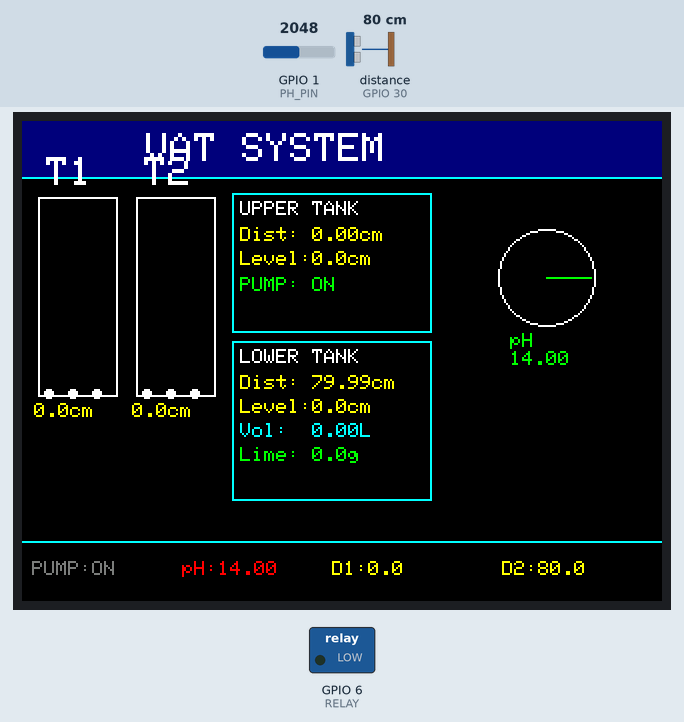
Recording of a sketch running on a simulated ESP32-S3. On the bench: 320×240 colour display, switched loads named in the sketch (green lamp = pin HIGH). Wiring (inferred from the names in the program): ultrasonic range finder: trigger GPIO 28; echo GPIO 30. The test bench sets the inputs (shaded band); at power-on: GPIO 1 (PH_PIN) = 2048, distance to the obstacle (sensor on GPIO 30) 80 cm. The echo pulse lasts 58.3 µs per cm; EEPROM starts erased; pins used as bus, display or sensor lines are not drawn; what the sketch prints to the serial monitor is not drawn.

Above: at 4.9 s.
5.0 s: GPIO 1 (PH_PIN) set to 701
At 6.5 s:
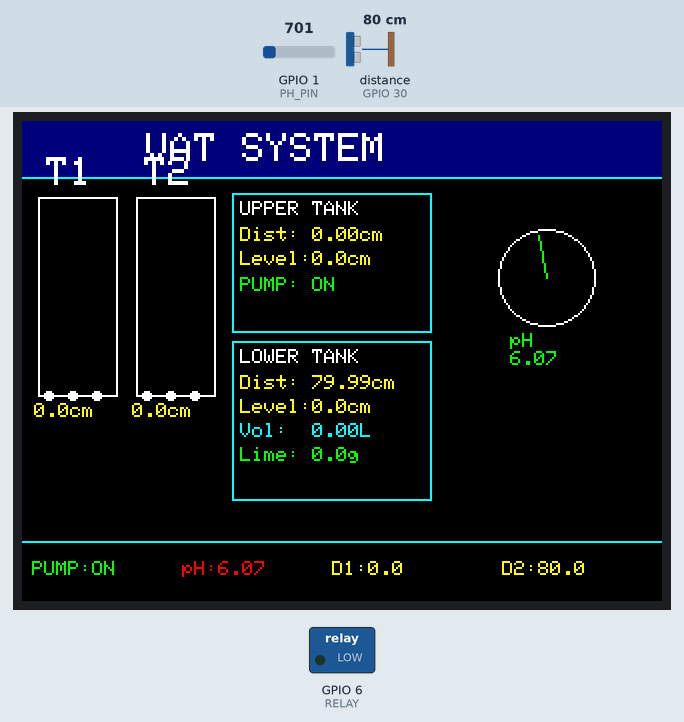
9.8 s: GPIO 1 (PH_PIN) set to 596
11.3 s: distance to the obstacle (sensor on GPIO 30) set to 2 cm
At 13.6 s:
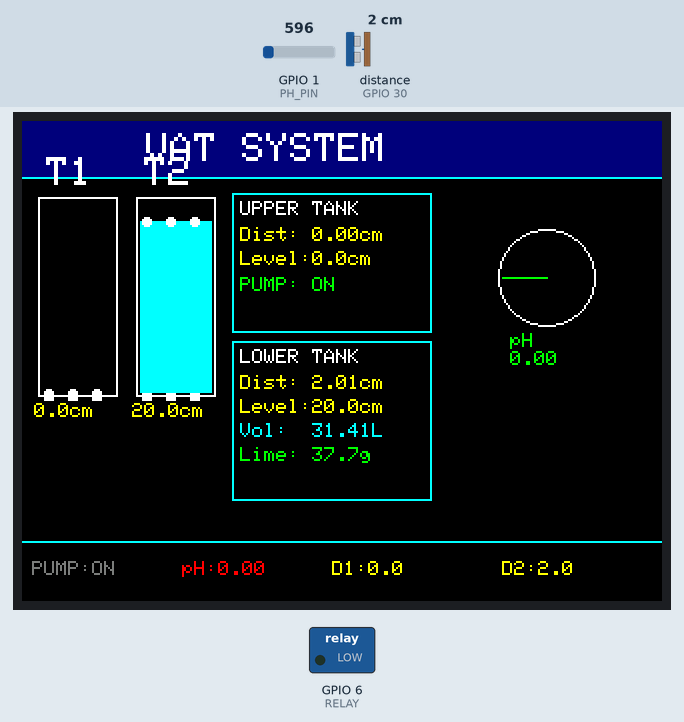
15.4 s: distance to the obstacle (sensor on GPIO 30) set to 4 cm
At 18.8 s:
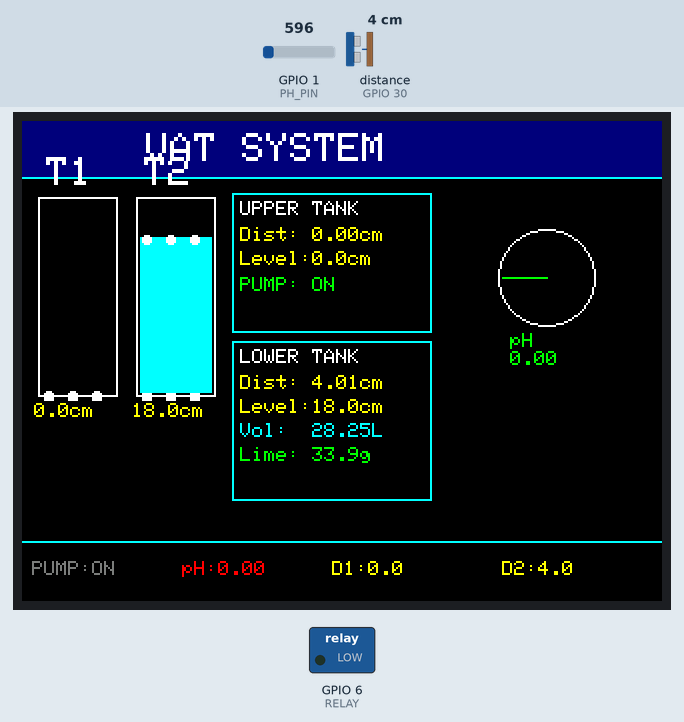
22.1 s: distance to the obstacle (sensor on GPIO 30) set to 9 cm
At 23.8 s:
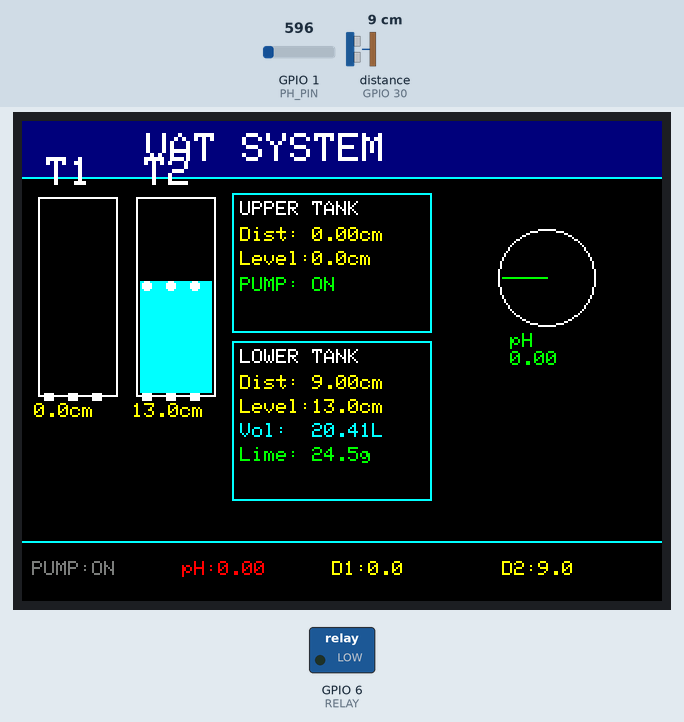
Timing chart, 0 to 25.3 s (numbered marks = the images above; inputs shaded):
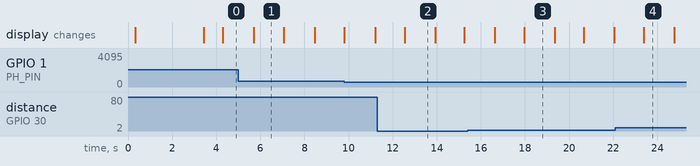

Measured:
- what the display in image 1 shows lasts 1.4 s, from 5.7 s to 7.1 s
- what the display in image 2 shows lasts 1.4 s, from 12.5 s to 13.9 s

The sketch:

arduino_mega.ino
```cpp
// ============================================================
//   VAT LEACHING SYSTEM – MEGA
//   Upper tank: A0221AU (UART, max 22 cm)
//   Lower tank: HC‑SR04 (pins 28/30), empty at 22 cm, full at 0 cm (water level = 22 - distance)
//   pH sensor: A0 with offset to read 7.0 in water
// ============================================================

#include <Adafruit_GFX.h>
#include <Adafruit_ILI9341.h>
#include <SPI.h>
#include <math.h>
#include <EEPROM.h>

// ================= DISPLAY =================
#define TFT_CS   53
#define TFT_DC    9
#define TFT_RST   8
Adafruit_ILI9341 tft(TFT_CS, TFT_DC, TFT_RST);

// ================= SENSORS =================
#define TRIG_HC   28
#define ECHO_HC   30
#define PH_PIN    A0

// ================= RELAY =================
#define RELAY     6

// ================= TANK PARAMETERS =================
#define TANK1_HEIGHT         22.0f          // Upper tank max water height (cm)
#define TANK1_SHUTDOWN_DIST   5.0f          // Distance when pump stops (cm)
#define TANK1_START_DIST      8.0f          // Distance when pump resumes (cm)

// Lower tank: sensor mounted 22 cm above bottom
#define TANK2_EMPTY_DIST     22.0f          // Distance when tank empty (cm)
#define TANK2_MAX_HEIGHT     22.0f          // Max water height (cm)
#define TANK2_RADIUS         20.0f          // Tank radius (cm)
#define VOLUME_CAL            1.25f

// ================= SCREEN =================
#define SCREEN_W 320
#define SCREEN_H 240

// ================= pH OFFSET =================
#define PH_OFFSET            -4.73f

// ================= EEPROM ADDRESSES =================
#define EE_SLOPE     0
#define EE_INTERCEPT 4
#define EE_MAGIC     8
const uint16_t MAGIC_NUMBER = 0xCAFE;

// ================= GLOBALS =================
float  d1           = 0;
float  d2           = 0;
float  ph           = 7.0f;
bool   pumpShutdown = false;
int    waveMotion   = 0;
bool   blink        = false;
bool   firstDraw    = true;

bool          lastPumpState = false;
float         lastPH        = 0;
unsigned long lastSend      = 0;

// pH calibration constants
float ph_slope     = -0.018;
float ph_intercept = 0.0f;
bool  ph_calibrated = false;

// Moving average for pH
#define PH_AVG_WINDOW 5
float phBuffer[PH_AVG_WINDOW];
int   phIndex = 0;
float phSum   = 0;
bool  phBufferFull = false;

// =====================================================
// pH SOFTWARE CALIBRATION (stored in EEPROM)
// =====================================================
void loadPHCalibration() {
  uint16_t magic;
  EEPROM.get(EE_MAGIC, magic);
  if (magic == MAGIC_NUMBER) {
    EEPROM.get(EE_SLOPE, ph_slope);
    EEPROM.get(EE_INTERCEPT, ph_intercept);
    ph_calibrated = true;
    Serial.println("[pH] Calibration loaded from EEPROM");
  } else {
    // Default: ADC 345 → pH 7.0 before offset
    ph_slope = -0.018;
    ph_intercept = 7.0 - ph_slope * 345;   // = 13.21
    ph_calibrated = false;
    Serial.println("[pH] No calibration found. Using default, offset will be applied.");
  }
}

void savePHCalibration(float slope, float intercept) {
  EEPROM.put(EE_SLOPE, slope);
  EEPROM.put(EE_INTERCEPT, intercept);
  EEPROM.put(EE_MAGIC, MAGIC_NUMBER);
  ph_slope = slope;
  ph_intercept = intercept;
  ph_calibrated = true;
  Serial.println("[pH] Calibration saved to EEPROM");
}

// Median filter (15 samples) + moving average + offset
float readPH() {
  const int numSamples = 15;
  int samples[numSamples];
  for (int i = 0; i < numSamples; i++) {
    samples[i] = analogRead(PH_PIN);
    delay(10);
  }
  // Sort for median
  for (int i = 0; i < numSamples - 1; i++) {
    for (int j = i + 1; j < numSamples; j++) {
      if (samples[j] < samples[i]) {
        int t = samples[i]; samples[i] = samples[j]; samples[j] = t;
      }
    }
  }
  int raw = samples[numSamples / 2];

  float phVal = ph_slope * raw + ph_intercept;
  phVal = constrain(phVal, 0, 14);

  // Moving average
  phSum -= phBuffer[phIndex];
  phBuffer[phIndex] = phVal;
  phSum += phVal;
  phIndex = (phIndex + 1) % PH_AVG_WINDOW;
  if (!phBufferFull && phIndex == 0) phBufferFull = true;
  int count = phBufferFull ? PH_AVG_WINDOW : phIndex;
  float filteredPH = phSum / count;

  // Apply user offset to make water read 7.0
  filteredPH += PH_OFFSET;
  return constrain(filteredPH, 0, 14);
}

// =====================================================
// SENSOR READ FUNCTIONS
// =====================================================
float readUART_Ultrasonic() {
  while (Serial1.available()) Serial1.read();
  Serial1.write(0x01);
  unsigned long t0 = millis();
  uint8_t buf[4];
  int idx = 0;
  while (millis() - t0 < 150) {
    if (!Serial1.available()) continue;
    uint8_t b = Serial1.read();
    if (idx == 0 && b != 0xFF) continue;
    buf[idx++] = b;
    if (idx < 4) continue;
    uint8_t cs = (buf[0] + buf[1] + buf[2]) & 0xFF;
    if (cs != buf[3]) { idx = 0; continue; }
    uint16_t mm = ((uint16_t)buf[1] << 8) | buf[2];
    return mm / 10.0f;
  }
  return 0;
}

float readHC_SR04(int trig, int echo) {
  float samples[5];
  int valid = 0;
  for (int i = 0; i < 5; i++) {
    digitalWrite(trig, LOW);
    delayMicroseconds(4);
    digitalWrite(trig, HIGH);
    delayMicroseconds(10);
    digitalWrite(trig, LOW);
    long dur = pulseIn(echo, HIGH, 40000);
    if (dur > 0) {
      float dist = (dur * 0.0343f) / 2.0f;
      if (dist >= 2.0f && dist <= 450.0f) samples[valid++] = dist;
    }
    delay(30);
  }
  if (valid == 0) return 0;
  if (valid == 1) return samples[0];
  for (int i = 0; i < valid-1; i++)
    for (int j = i+1; j < valid; j++)
      if (samples[j] < samples[i]) {
        float t = samples[i]; samples[i] = samples[j]; samples[j] = t;
      }
  return samples[valid/2];
}

// =====================================================
// CALCULATIONS
// =====================================================
float getWaterLevel_T1(float dist) {
  if (dist <= 0) return 0;
  return constrain(TANK1_HEIGHT - dist, 0, TANK1_HEIGHT);
}

// Lower tank: water level = empty_dist - measured distance, clamped 0..max_height
float getWaterLevel_T2(float dist) {
  if (dist <= 0) return TANK2_MAX_HEIGHT;   // full (water touches sensor)
  float level = TANK2_EMPTY_DIST - dist;
  if (level < 0) level = 0;
  if (level > TANK2_MAX_HEIGHT) level = TANK2_MAX_HEIGHT;
  return level;
}

float getVolume_T2(float waterLevel) {
  return (PI * TANK2_RADIUS * TANK2_RADIUS * waterLevel / 1000.0f) * VOLUME_CAL;
}

float getLimeMass(float phVal, float volumeLiters) {
  if (phVal >= 12.0f) return 0;
  return constrain(((12.0f - phVal) / 10.0f) * volumeLiters, 0, 99999.9f);
}

// =====================================================
// SEND TO ESP32 (8 fields, LF only)
// =====================================================
void sendToESP32(float wl1, float wl2, float vol, float lime) {
  if (millis() - lastSend < 2000) return;
  lastSend = millis();

  String pkt = "DATA,";
  pkt += String(d1,   2); pkt += ",";
  pkt += String(d2,   2); pkt += ",";
  pkt += String(ph,   2); pkt += ",";
  pkt += String(wl1,  2); pkt += ",";
  pkt += String(wl2,  2); pkt += ",";
  pkt += String(vol,  2); pkt += ",";
  pkt += String(lime, 1); pkt += ",";
  pkt += (pumpShutdown ? "OFF" : "ON");

  Serial2.print(pkt);
  Serial2.write('\n');
  Serial2.flush();

  Serial.print("[TX→ESP] "); Serial.println(pkt);

  // Notifications
  if (pumpShutdown != lastPumpState) {
    String notif = pumpShutdown ? "NOTIF,PUMP_OFF,Pump OFF - dist " : "NOTIF,PUMP_ON,Pump ON - dist ";
    notif += String(d1, 1); notif += "cm";
    Serial2.print(notif); Serial2.write('\n'); Serial2.flush();
    lastPumpState = pumpShutdown;
  }
  if (ph >= 10.5f && ph <= 12.0f && abs(ph - lastPH) > 0.1f) {
    String notif = "NOTIF,PH_HIGH,pH=" + String(ph,2) + " high alkaline";
    Serial2.print(notif); Serial2.write('\n'); Serial2.flush();
    lastPH = ph;
  }
  if (ph > 12.0f) {
    String alarm = "ALARM,PH_CRITICAL,pH=" + String(ph,2) + " exceeds safe limit!";
    Serial2.print(alarm); Serial2.write('\n'); Serial2.flush();
  }
  if (ph < 4.0f) {
    String alarm = "ALARM,PH_CRITICAL,pH=" + String(ph,2) + " too acidic!";
    Serial2.print(alarm); Serial2.write('\n'); Serial2.flush();
  }
  if (d1 == 0) { Serial2.print("ALARM,SENSOR_ERR,A0221AU zero"); Serial2.write('\n'); Serial2.flush(); }
  if (d2 == 0) { Serial2.print("ALARM,SENSOR_ERR,HC-SR04 zero"); Serial2.write('\n'); Serial2.flush(); }
}

// =====================================================
// DISPLAY FUNCTIONS
// =====================================================
void splashScreen() {
  tft.fillScreen(ILI9341_BLACK);
  tft.setTextColor(ILI9341_CYAN); tft.setTextSize(4); tft.setCursor(60,70); tft.print("VAT");
  tft.setTextColor(ILI9341_YELLOW); tft.setTextSize(2);
  tft.setCursor(55,125); tft.print("METALLURGICAL"); tft.setCursor(115,150); tft.print("SYSTEM");
  tft.setTextColor(ILI9341_WHITE); tft.setTextSize(1); tft.setCursor(105,185); tft.print("Initializing...");
  delay(3000);
}
void drawHeader() {
  tft.fillRect(0,0,SCREEN_W,28,ILI9341_NAVY);
  tft.drawLine(0,28,SCREEN_W,28,ILI9341_CYAN);
  tft.setTextColor(ILI9341_WHITE); tft.setTextSize(2); tft.setCursor(62,6); tft.print("VAT SYSTEM");
}
void drawTank(int x,int y,float waterLevel,float maxH,const char* name,bool forceRedraw) {
  int level = map((int)(waterLevel*10),0,(int)(maxH*10),0,96);
  level = constrain(level,0,96);
  if(forceRedraw){
    tft.drawRect(x,y,40,100,ILI9341_WHITE);
    tft.setTextColor(ILI9341_WHITE); tft.setTextSize(2); tft.setCursor(x+4,y-20); tft.print(name);
  }
  tft.fillRect(x+2,y+2,36,96,ILI9341_BLACK);
  tft.fillRect(x+2,y+98-level,36,level,ILI9341_CYAN);
  for(int i=0;i<36;i+=12) tft.fillCircle(x+5+i,y+98-level+(waveMotion%3),2,ILI9341_WHITE);
  tft.fillRect(x-4,y+102,52,10,ILI9341_BLACK);
  tft.setTextColor(ILI9341_YELLOW); tft.setTextSize(1); tft.setCursor(x-2,y+103); tft.print(waterLevel,1); tft.print("cm");
}
void drawPanelT1(int x,int y,float rawDist,float waterLevel,bool isShutdown){
  tft.fillRect(x,y,100,70,ILI9341_BLACK); tft.drawRect(x,y,100,70,isShutdown?ILI9341_RED:ILI9341_CYAN);
  tft.setTextColor(ILI9341_WHITE); tft.setTextSize(1); tft.setCursor(x+4,y+4); tft.print("UPPER TANK");
  tft.setTextColor(ILI9341_YELLOW); tft.setCursor(x+4,y+17); tft.print("Dist: "); tft.print(rawDist,2); tft.print("cm");
  tft.setCursor(x+4,y+29); tft.print("Level:"); tft.print(waterLevel,1); tft.print("cm");
  if(isShutdown){
    tft.setTextColor(ILI9341_RED); tft.setCursor(x+4,y+42); tft.print("PUMP: OFF"); tft.setCursor(x+4,y+54); tft.print("TANK FULL");
  } else {
    tft.setTextColor(ILI9341_GREEN); tft.setCursor(x+4,y+42); tft.print("PUMP: ON");
  }
}
void drawPanelT2(int x,int y,float rawDist,float waterLevel,float volume,float limeMass){
  tft.fillRect(x,y,100,80,ILI9341_BLACK); tft.drawRect(x,y,100,80,ILI9341_CYAN);
  tft.setTextColor(ILI9341_WHITE); tft.setTextSize(1); tft.setCursor(x+4,y+4); tft.print("LOWER TANK");
  tft.setTextColor(ILI9341_YELLOW); tft.setCursor(x+4,y+17); tft.print("Dist: "); tft.print(rawDist,2); tft.print("cm");
  tft.setCursor(x+4,y+29); tft.print("Level:"); tft.print(waterLevel,1); tft.print("cm");
  tft.setTextColor(ILI9341_CYAN); tft.setCursor(x+4,y+41); tft.print("Vol:  "); tft.print(volume,2); tft.print("L");
  tft.setTextColor(ILI9341_GREEN); tft.setCursor(x+4,y+53); tft.print("Lime: "); tft.print(limeMass,1); tft.print("g");
}
void drawGauge(int cx,int cy,int r,float value,float maxVal,uint16_t color,const char* label){
  tft.drawCircle(cx,cy,r,ILI9341_WHITE); tft.fillCircle(cx,cy,r-2,ILI9341_BLACK);
  float angle=(value/maxVal)*180.0f; int px=cx+(int)(cos(radians(angle-180))*(r-2)); int py=cy+(int)(sin(radians(angle-180))*(r-2));
  tft.drawLine(cx,cy,px,py,color);
  tft.fillRect(cx-22,cy+r+2,48,18,ILI9341_BLACK);
  tft.setTextColor(color); tft.setTextSize(1); tft.setCursor(cx-18,cy+r+4); tft.print(label);
  tft.setCursor(cx-18,cy+r+13); tft.print(value,2);
}
void drawStatusBar(){
  tft.fillRect(0,210,SCREEN_W,30,ILI9341_BLACK); tft.drawLine(0,210,SCREEN_W,210,ILI9341_CYAN);
  if(pumpShutdown) tft.setTextColor(ILI9341_RED);
  else if(blink) tft.setTextColor(ILI9341_GREEN);
  else tft.setTextColor(ILI9341_DARKGREY);
  tft.setTextSize(1); tft.setCursor(5,220); tft.print(pumpShutdown?"PUMP:OFF":"PUMP:ON ");
  tft.setTextColor((ph<6.5f||ph>8.5f)?ILI9341_RED:ILI9341_GREEN); tft.setCursor(80,220); tft.print("pH:"); tft.print(ph,2);
  tft.setTextColor(ILI9341_YELLOW); tft.setCursor(155,220); tft.print("D1:"); tft.print(d1,1);
  tft.setCursor(240,220); tft.print("D2:"); tft.print(d2,1);
}
void updateUI(float wl1,float wl2,float vol2,float lime){
  drawTank(8,38,wl1,TANK1_HEIGHT,"T1",firstDraw);
  drawTank(57,38,wl2,TANK2_MAX_HEIGHT,"T2",firstDraw);
  drawPanelT1(105,36,d1,wl1,pumpShutdown);
  drawPanelT2(105,110,d2,wl2,vol2,lime);
  drawGauge(262,78,24,ph,14.0f,ILI9341_GREEN,"pH");
  drawStatusBar();
  firstDraw=false; waveMotion++; blink=!blink;
}

// =====================================================
// CALIBRATION COMMAND HANDLER (via Serial Monitor)
// =====================================================
void handleCalibrationCommands() {
  static bool calibMode = false;
  static float adc_ph7 = 0, adc_ph4 = 0;

  if (!Serial.available()) return;
  String cmd = Serial.readStringUntil('\n');
  cmd.trim();
  cmd.toLowerCase();

  if (cmd == "calib") {
    calibMode = true;
    adc_ph7 = adc_ph4 = 0;
    Serial.println("[CAL] Calibration mode entered. Place probe in pH 7 buffer, wait stable, then send 'ph7'");
    return;
  }
  if (!calibMode) return;

  if (cmd == "ph7") {
    long sum = 0;
    for (int i=0; i<10; i++) { sum += analogRead(PH_PIN); delay(50); }
    adc_ph7 = sum / 10.0f;
    Serial.print("[CAL] pH 7 ADC = "); Serial.println(adc_ph7);
    Serial.println("Now place probe in pH 4 (or 10) buffer, wait stable, then send 'ph4'");
  }
  else if (cmd == "ph4") {
    long sum = 0;
    for (int i=0; i<10; i++) { sum += analogRead(PH_PIN); delay(50); }
    adc_ph4 = sum / 10.0f;
    Serial.print("[CAL] pH 4 ADC = "); Serial.println(adc_ph4);
    if (adc_ph7 != 0 && adc_ph4 != 0) {
      float slope = (7.0 - 4.0) / (adc_ph7 - adc_ph4);
      float intercept = 7.0 - slope * adc_ph7;
      Serial.print("[CAL] Slope = "); Serial.println(slope, 6);
      Serial.print("[CAL] Intercept = "); Serial.println(intercept, 4);
      savePHCalibration(slope, intercept);
      calibMode = false;
      Serial.println("[CAL] Calibration complete. Offset will still be applied.");
    } else {
      Serial.println("[CAL] Error: missing pH 7 reading. Send 'ph7' first.");
    }
  }
  else if (cmd == "exit") {
    calibMode = false;
    Serial.println("[CAL] Calibration mode cancelled.");
  }
  else {
    Serial.println("[CAL] Commands: ph7, ph4, exit");
  }
}

// =====================================================
// SETUP
// =====================================================
void setup() {
  pinMode(TFT_RST, OUTPUT);
  digitalWrite(TFT_RST, HIGH); delay(10);
  digitalWrite(TFT_RST, LOW);  delay(10);
  digitalWrite(TFT_RST, HIGH); delay(10);
  tft.begin(); tft.setRotation(1); tft.fillScreen(ILI9341_BLACK);

  Serial.begin(115200);
  Serial1.begin(9600);
  Serial2.begin(9600);

  pinMode(TRIG_HC, OUTPUT);
  pinMode(ECHO_HC, INPUT);
  pinMode(RELAY, OUTPUT);
  digitalWrite(RELAY, LOW);
  digitalWrite(TRIG_HC, LOW);

  for (int i = 0; i < PH_AVG_WINDOW; i++) phBuffer[i] = 7.0;
  phSum = 7.0 * PH_AVG_WINDOW;
  phIndex = 0;
  phBufferFull = false;

  splashScreen(); tft.fillScreen(ILI9341_BLACK); drawHeader();

  loadPHCalibration();

  delay(300);
  Serial.println("=== VAT LEACHING MEGA STARTED (Lower tank empty at 22 cm, full at 0 cm) ===");
  Serial.println("Upper : A0221AU  Serial1 RX1=19 TX1=18");
  Serial.println("Lower : HC‑SR04  TRIG=28 ECHO=30 (empty=22cm, full=0cm, max water=22cm)");
  Serial.println("pH    : Offset applied to make water read 7.0 (type 'calib' for real buffers)");
  Serial.println("ESP32 : Serial2  TX2=16 RX2=17");
  Serial.println("===========================================================");
}

// =====================================================
// LOOP
// =====================================================
void loop() {
  handleCalibrationCommands();

  d1 = readUART_Ultrasonic();
  delay(30);
  d2 = readHC_SR04(TRIG_HC, ECHO_HC);
  ph = readPH();

  float wl1  = getWaterLevel_T1(d1);
  float wl2  = getWaterLevel_T2(d2);
  float vol2 = getVolume_T2(wl2);
  float lime = getLimeMass(ph, vol2);

  // Pump control based on upper tank distance
  if (d1 > 0 && d1 <= TANK1_SHUTDOWN_DIST) {
    pumpShutdown = true;
    digitalWrite(RELAY, HIGH);
  } else if (d1 >= TANK1_START_DIST || d1 == 0) {
    pumpShutdown = false;
    digitalWrite(RELAY, LOW);
  }

  Serial.print("D1="); Serial.print(d1,2);
  Serial.print(" D2="); Serial.print(d2,2);
  Serial.print(" wl2="); Serial.print(wl2,2);
  Serial.print(" pH="); Serial.println(ph,2);

  updateUI(wl1, wl2, vol2, lime);
  sendToESP32(wl1, wl2, vol2, lime);

  delay(800);
}
```
